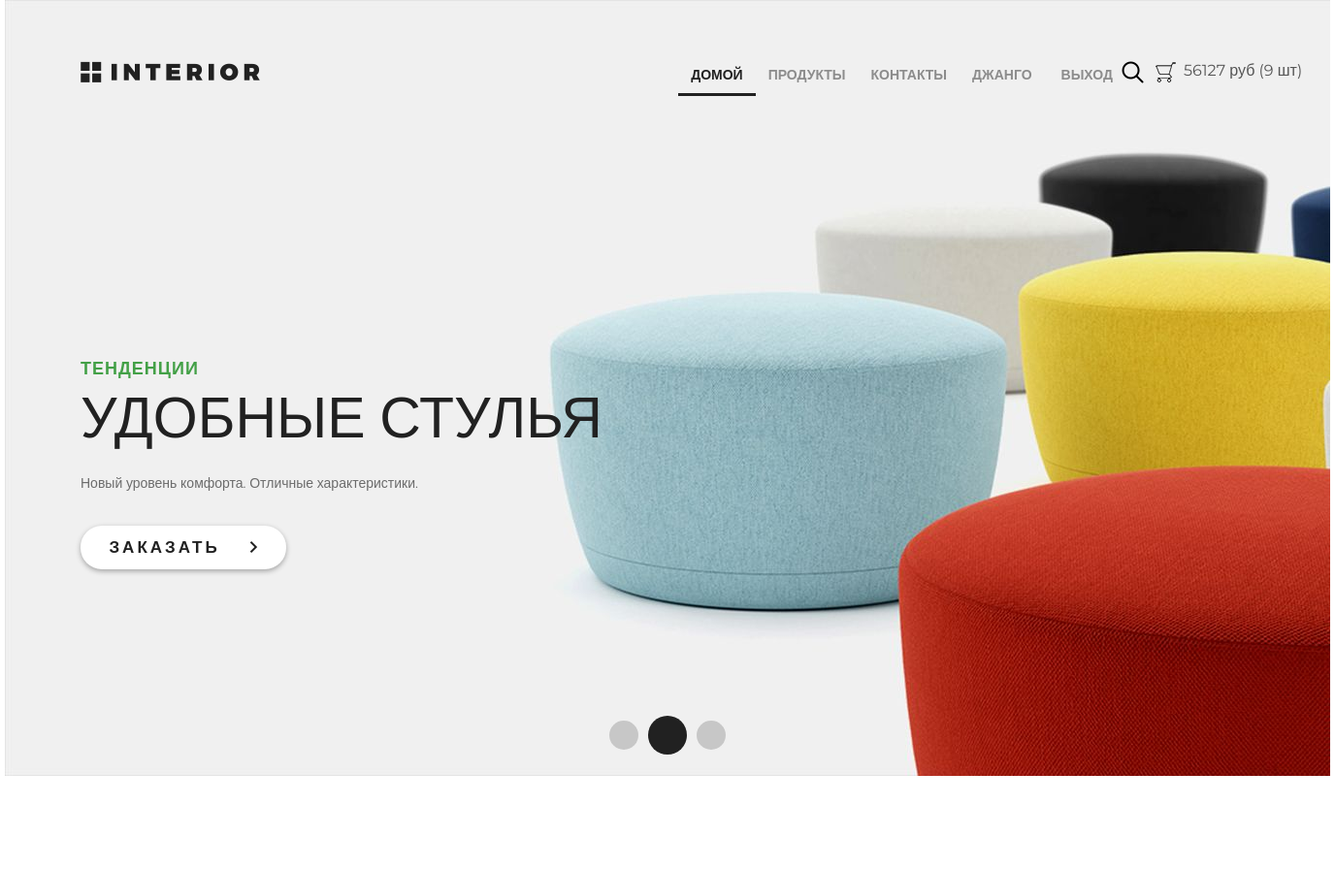
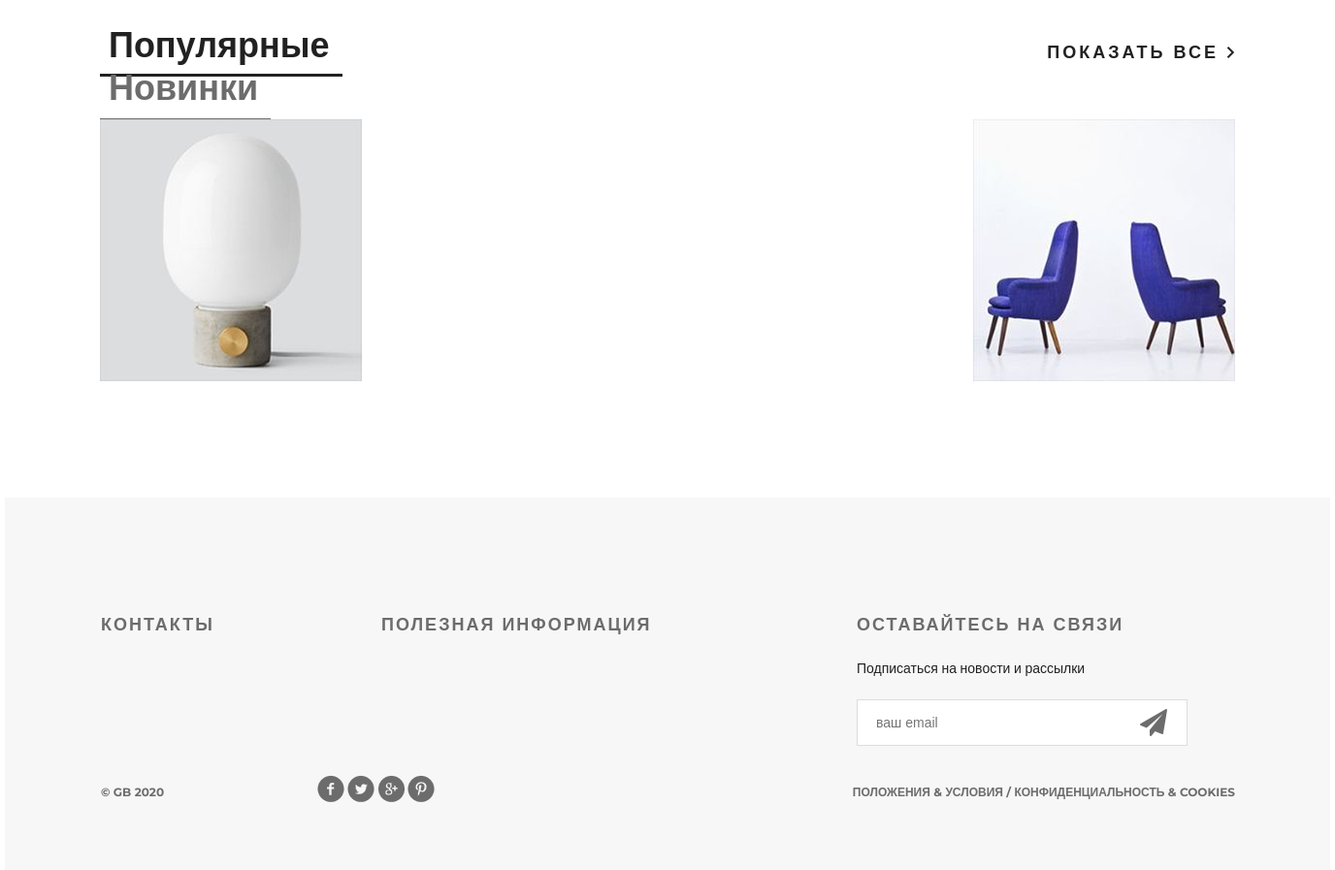
Page / (signed in) on the committed database (2 pictures, top to bottom).
### authapp/models.py (models this page shows)
class ShopUser(AbstractUser):
    age = models.PositiveIntegerField('возраст', null=True)
    avatar = models.ImageField('аватар', upload_to='avatars', blank=True)
    def basket_total_cost(self):
        return sum(map(lambda x: x.product_cost, self.basket.all()))
    def basket_total_qty(self):
        return sum(map(lambda x: x.quantity, self.basket.all()))

### basketapp/models.py (models this page shows)
class Basket(models.Model):
    user = models.ForeignKey(get_user_model(), on_delete=models.CASCADE,
                             related_name='basket')
    product = models.ForeignKey(Product, on_delete=models.CASCADE)
    quantity = models.IntegerField('количество', default=0)
    add_datetime = models.DateTimeField('время', auto_now_add=True)
    @property
    def product_cost(self):
        return self.product.price * self.quantity

### mainapp/models.py (models this page shows, shortened)
class Product(models.Model):
    category = models.ForeignKey(ProductsCategory, on_delete=models.CASCADE)
    name = models.CharField('товар', max_length=64)
    image = models.ImageField(upload_to='products_images', blank=True)
    description = models.TextField('описание', blank=True)
    short_desc = models.CharField(
        'краткое описание', max_length=64, blank=True)
    price = models.DecimalField(
        'цена', max_digits=8, decimal_places=2, default=0, null=True)
    quantity = models.PositiveIntegerField('количество на складе', default=0)
    class Meta:
        verbose_name = 'товар'
        verbose_name_plural = 'товары'

### mainapp/views.py (the view)
# urls.py: path('', basketapp.index, name='index'),
def index(request):
    context = {
        'page_title': 'главная',
        'catalog_menu': get_catalog_menu(),
    }
    return render(request, 'mainapp/index.html', context)

### mainapp/views.py (called while the page is built)
def get_catalog_menu():
    return ProductsCategory.objects.all()

### mainapp/templates/mainapp/index.html (shortened to what this page needs)
{% extends 'mainapp/base.html' %}
{% load static %}
{% block container %}
<div class="slider">
    {% include 'mainapp/includes/inc__main_menu.html' %}
    <div class="text-slider">
        <h3 class="green">тенденции</h3>
        <h3 class="big">удобные стулья</h3>
        <p>Новый уровень комфорта. Отличные характеристики.</p>
        <a href="#" class="button-order">
            заказать
            <img src="{% static 'img/arrow.png' %}" alt="" />
        </a>
    </div>
    <div class="navi">
        <a href="#"></a>
        <a href="#"></a>
        <a href="#"></a>
    </div>
</div>
<div class="featured">
    <div class="featured-menu">
        <a class="active" href="#">Популярные</a>
        <a href="#">Новинки</a>
    </div>
    <a class="explore" href="#">
        показать все
        <img src="{% static 'img/arrow.png' %}" alt="" />
    </a>
    <div class="clearfix"></div>
    <div class="tab-content">
        <div class="block">
            <a href="#">
                <img src="{% static 'img/product-1.jpg' %}" alt="" />
            </a>
        </div>
        <div class="block">
            <a href="#">
                <img src="{% static 'img/product-2.jpg' %}" alt="" />
            </a>
        </div>
    </div>
</div>
{% endblock container %}

### mainapp/templates/mainapp/includes/inc__main_menu.html
<div class="header clearfix">
    <a href="{% url 'main:index' %}" class="logo"></a>
    <ul class="menu">
        <li><a href="{% url 'main:index' %}"
               {% if request.resolver_match.url_name == 'index' %}class="active"{% endif %}>домой</a></li>
        <li><a href="{% url 'main:products' %}"
               {% if request.resolver_match.url_name == 'products' or request.resolver_match.url_name == 'category_items' %}class="active"{% endif %}>продукты</a></li>
        <li><a href="{% url 'main:contact' %}"
               {% if request.resolver_match.url_name == 'contact' %}class="active"{% endif %}>контакты</a></li>
        <li>
            {% if user.is_authenticated %}
                <a href="{% url 'auth:update' %}">
                    {{ user.first_name|default:'пользователь'|title }}
                </a>
                <a href="{% url 'authapp:logout' %}">
                    выход
                </a>
            {% else %}
                <a href="{% url 'authapp:login' %}">
                    вход
                </a>
            {% endif %}
        </li>
    </ul>
    <a href="#" class="search"></a>
    <a href="{% url 'basket:index' %}" class="basket">
        <span>{{ user.basket_total_cost|floatformat:0 }} руб ({{ user.basket_total_qty }} шт)</span>
    </a>
</div>

### static/css/style.css (style rules this page uses)
* { margin: 0; padding: 0; }
body { font-family: 'Montserrat', sans-serif; }
html, body { height: 100%; }
.slider { height: 800px; background-image: url(/static/img/slider.jpg); padding-left: 78px; padding-right: 211px; position: relative; }
.logo { background-image: url(/static/img/logo.png); margin-top: 63px; width: 185px; height: 22px; float: left; }
.menu { list-style-type: none; margin-top: 67px; float: right; }
.menu li { float: left; }
.menu a { color: #8c8c8c; font-size: 14px; font-weight: 700; text-align: right; text-transform: uppercase; text-decoration: none; padding: 10px 13px; }
.menu .active { color: #212121; font-weight: 700; border-bottom: 3px solid #212121; }
.search { display: block; width: 23px; height: 23px; background-image: url(/static/img/search.png); position: absolute; top: 63px; left: 1151px; }
.basket { display: block; width: 23px; height: 23px; background-image: url(/static/img/basket.png); position: absolute; top: 63px; left: 1185px; text-decoration: none; color: #555; }
.basket span { display: block; margin-left: 30px; width: 150px; }
.clearfix:after { content: ""; display: block; clear: both; }
.text-slider { margin-top: 288px; position: absolute; }
.text-slider p { color: #6c6c6c; font-size: 14px; text-align: left; width: 458px; line-height: 24px; }
.button-order { background-color: #ffffff; box-shadow: 0px 2px 4.85px 0.15px rgba(33, 33, 33, 0.35); width: 212px; height: 45px; display: block; text-transform: uppercase; text-align: center; border-radius: 22px; text-decoration: none; color: #212121; font-size: 17px; font-weight: 700; line-height: 45px; margin-top: 32px; letter-spacing: 3px; }
.button-order img { padding-left: 22px; }
.green { text-transform: uppercase; color: #43a047; font-size: 18px; font-weight: 700; text-align: left; margin-bottom: 22px; line-height: 13px; letter-spacing: 1px; }
.big { color: #212121; font-size: 59px; line-height: 43px; text-transform: uppercase; font-weight: 100; margin-bottom: 34px; }
.navi { position: absolute; bottom: 22px; right: 618px; display: flex; width: 130px; height: 40px; justify-content: space-between; align-items: center; }
.navi a { display: block; width: 30px; height: 30px; border-radius: 50%; background-color: rgba(33, 33, 33, 0.2); float: left; margin: 0px 5px; }
.navi a:nth-child(2) { display: block; width: 40px; height: 40px; border-radius: 50%; background-color: #212121; float: left; margin: 0px; }
.featured { padding-left: 98px; padding-right: 98px; }
.featured-menu { margin-top: 120px; width: 300px; height: 49px; float: left; }
.featured-menu a { color: #6c6c6c; font-size: 36px; font-weight: 700; text-align: left; text-decoration: none; border-bottom: 1px solid #6c6c6c; padding-bottom: 10px; padding-right: 13px; padding-left: 9px; }
.featured-menu .active { font-size: 36px; font-weight: 700; text-align: left; color: #212121; border-bottom: 3px solid #212121; padding-bottom: 8px; }
.explore { text-transform: uppercase; color: #212121; font-size: 18px; font-weight: 700; line-height: 24px; text-align: center; float: right; margin-top: 138px; letter-spacing: 3px; text-decoration: none; }
.tab-content { margin-top: 50px; display: flex; justify-content: space-between; margin-bottom: 120px; }
.tab-content .block { height: 270px; width: 270px; position: relative; }

### rows in the picture
ShopUser: first_name "ДЖАНГО", basket_total_cost "56127", basket_total_qty "9"
